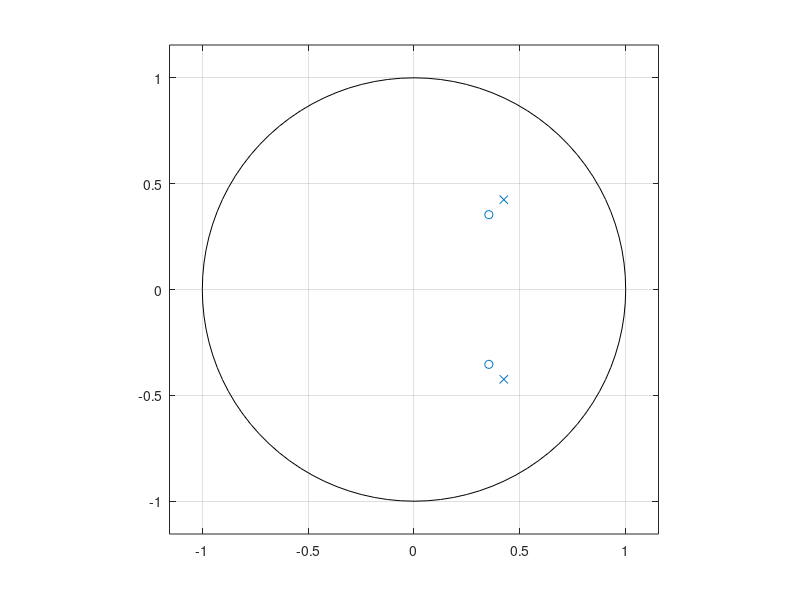
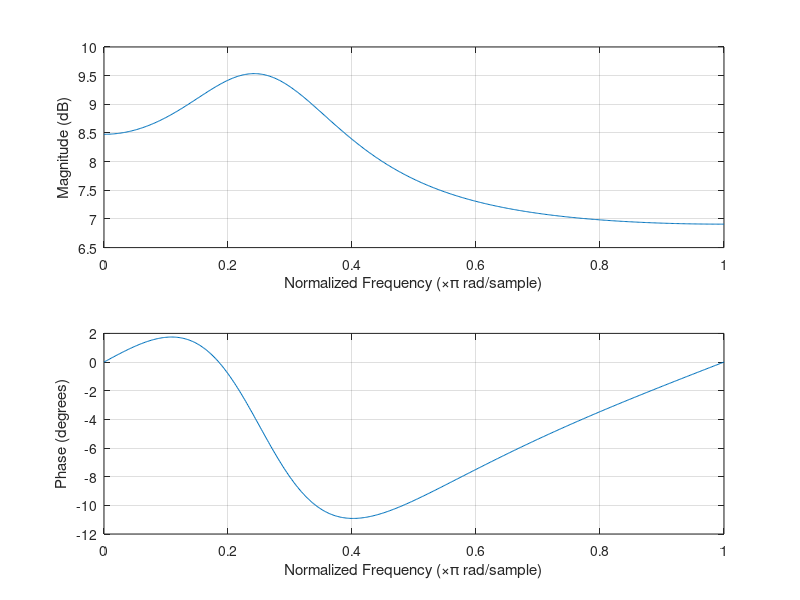

Recreate these plots in MATLAB, in order.
close all;

% z = [exp(pi/16*i) exp(-pi/16*i)];
% p = 0.99*[exp(pi/16*i) exp(-pi/16*i)];
% a = poly(p);
% b = poly(z);
% 
% figure
% zplane(b,a);
% figure
% freqz(b,a);

% z = 0.9*[exp(pi/4*i) exp(-pi/4*i)];
% p = 0.99*[exp(pi/4*i) exp(-pi/4*i)];
% a = poly(p);
% b = poly(z)/10;
% 
% figure
% zplane(b,a);
% figure
% freqz(b,a);

z = 0.5*[exp(pi/4*i) exp(-pi/4*i)];
p = 0.6*[exp(pi/4*i) exp(-pi/4*i)];
a = poly(p);
b = poly(z)*2.5;

figure
zplane(b,a);
figure
freqz(b,a);
